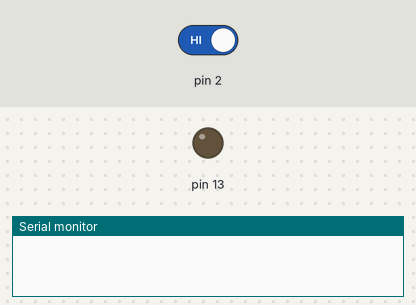
The sketch below on a simulated Arduino Uno, built with avr-gcc and run on an emulated ATmega328P. Shown: output pins drawn as LEDs (lit = HIGH), the last lines printed to the serial monitor. Inputs (shaded band) come from the test bench; at power-on: pin 2 HIGH.

Above: at 1.2 s.
1.3 s: pin 2 driven LOW
At 1.6 s:
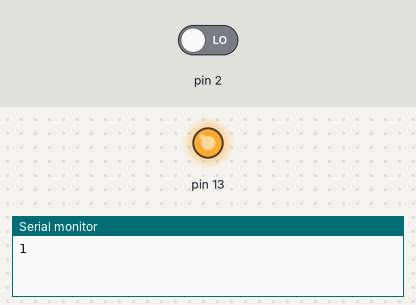
Timing chart, 0 to 4.3 s (numbered marks = the images above; inputs shaded):
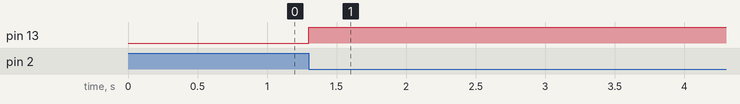

Measured:
- after the input at 1.3 s, pin 13: LOW → HIGH at once

The sketch:

0908_4period_GPIO_interrupt_Chatering_millis.ino
```cpp
// 250908 4교시 외부인터럽트 interrupt // 인터럽트 (핀 INT) - 얘는 하드웨어 제어

/*
  # 채터링
  이렇게 눌렀다가 해도 켜지고.. 막 두번눌러야하고 그런것(파동 때문임) : 채터링 현상
  // 아까 플로팅은 계속 000000찍히고 그런것, 풀업 풀다운 해서 해결함, 디바운스 예제 확인 > 예제 > 디지털 > 디바운스
*/

// 함수랑 비슷하지만 다르다, 인터럽트 서비스 루틴(ISR) 만들 수 있음
// 인터럽트는 우선순위가 높아서 중간에 오면 무조건 그거먼저 시작해야함

// 내부 인터럽트(소프트웨어 인터럽트) : 타이머 인터럽트, 시간마다 실행할 수있음
// 외부 인터럽트(하드웨어 인터럽트) : GPIO(제너럴 ? input / output, 2번 3번핀이 인터럽트 핀임 여기서는)상태를 모니터링, 하드웨어

// 외부인터럽트 쓰려면 2번 아니면 3번 핀 써야함
// 아두이노 TX : 송신 / RX : 수신

const int duration = 500;
unsigned long pre_time = 0;
unsigned long cur_time = 0;

void isr()
{
  static boolean led = HIGH;

  // 채터링 현상을 막기 위해 중간에 진동으로 오류생기는? 정도를 지속시간으로 설정해주고
  // 현재 시간(millis)에서 이전 시간 빼고 // 시스템이 부팅되고나서부터 시간을 체크함
  if(millis() - pre_time >= duration)
  {
    // Serial.print("interrupt "); -> 글자 디버깅
    Serial.print(led);         //  -> 1과 0으로 디버깅
    pre_time = millis();
    digitalWrite(13, led);
    led = !led;
  }
}

void setup() {
  // attachInterrupt -> 인자 3개
  attachInterrupt(0, isr, FALLING);
  pinMode(13, OUTPUT);
  Serial.begin(9600);
}

// loop문이 없어도 위의 isr이라는 함수가 계속 실행되고 있다
void loop() {

}
```
